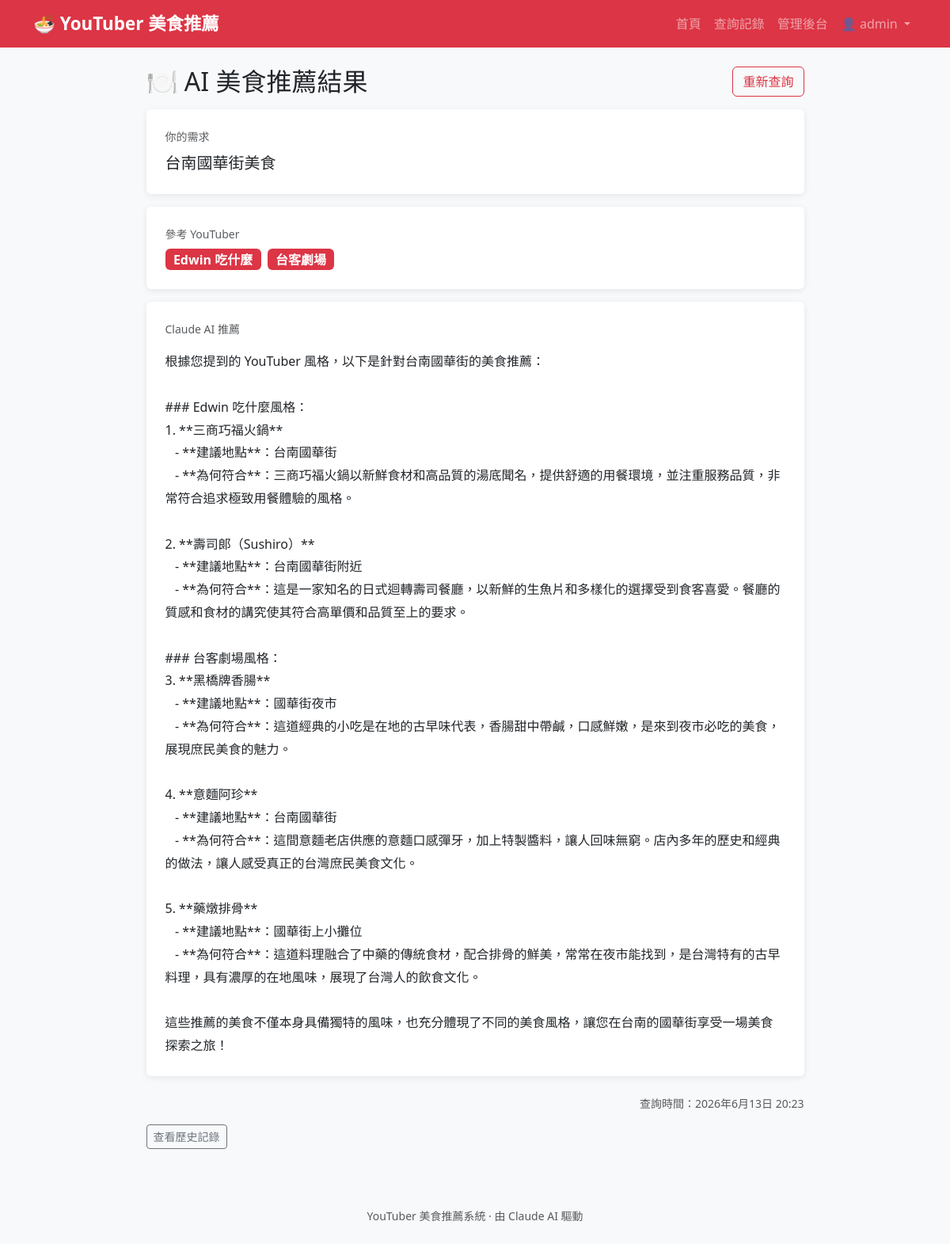
Page /result/1/ (signed in) on the committed database.
### recommender/models.py (models this page shows, shortened)
class FoodSuggestion(models.Model):
    user = models.ForeignKey(
        User, null=True, blank=True, on_delete=models.SET_NULL, related_name="suggestions"
    )
    session_key = models.CharField(max_length=40, blank=True)
    youtubers = models.ManyToManyField(YouTuber, related_name="suggestions")
    user_query = models.TextField()
    ai_response = models.TextField()
    created_at = models.DateTimeField(auto_now_add=True)
    class Meta:
        ordering = ["-created_at"]

class YouTuber(models.Model):
    name = models.CharField(max_length=100)
    channel_name = models.CharField(max_length=200)
    youtube_url = models.URLField(blank=True)
    description = models.TextField()
    style_keywords = models.CharField(max_length=300)
    class Meta:
        ordering = ["name"]

### recommender/views.py (the view)
# urls.py: path("result/<int:pk>/", views.ResultView.as_view(), name="result"),
class ResultView(TemplateView):
    template_name = "recommender/result.html"
    def get_context_data(self, **kwargs):
        ctx = super().get_context_data(**kwargs)
        ctx["suggestion"] = get_object_or_404(FoodSuggestion, pk=self.kwargs["pk"])
        return ctx

### recommender/templates/recommender/result.html (shortened to what this page needs)
{% extends "recommender/base.html" %}
{% block content %}
<div class="row justify-content-center">
  <div class="col-lg-9">
    <div class="d-flex justify-content-between align-items-center mb-3">
      <h2 class="mb-0">🍽️ AI 美食推薦結果</h2>
      <a href="{% url 'recommender:index' %}" class="btn btn-outline-danger">重新查詢</a>
    </div>
    <div class="card p-4 mb-3">
      <div class="mb-2 text-muted small">你的需求</div>
      <p class="mb-0 fs-5">{{ suggestion.user_query }}</p>
    </div>
    <div class="card p-4 mb-3">
      <div class="mb-2 text-muted small">參考 YouTuber</div>
      <div class="d-flex flex-wrap gap-2">
        {% for yt in suggestion.youtubers.all %}
        <span class="badge bg-danger fs-6">{{ yt.name }}</span>
        {% endfor %}
      </div>
    </div>
    <div class="card p-4 mb-4">
      <div class="mb-3 text-muted small">Claude AI 推薦</div>
      <div class="ai-response">{{ suggestion.ai_response }}</div>
    </div>
    <div class="text-muted small text-end">查詢時間：{{ suggestion.created_at }}</div>
    <div class="mt-3">
      <a href="{% url 'recommender:history' %}" class="btn btn-outline-secondary btn-sm">查看歷史記錄</a>
    </div>
  </div>
</div>
{% endblock %}

### recommender/templates/recommender/base.html (shortened to what this page needs)
<!doctype html>
<html lang="zh-Hant">
<head>
  <link href="https://cdn.jsdelivr.net/npm/bootstrap@5.3.3/dist/css/bootstrap.min.css" rel="stylesheet">
</head>
<body>
<nav class="navbar navbar-expand-lg navbar-dark bg-danger mb-4">
  <div class="container">
    <a class="navbar-brand" href="{% url 'recommender:index' %}">🍜 YouTuber 美食推薦</a>
    <div class="collapse navbar-collapse">
      <ul class="navbar-nav ms-auto">
        <li class="nav-item"><a class="nav-link" href="{% url 'recommender:index' %}">首頁</a></li>
        <li class="nav-item"><a class="nav-link" href="{% url 'recommender:history' %}">查詢記錄</a></li>
        <li class="nav-item"><a class="nav-link" href="/admin/">管理後台</a></li>
        {% if user.is_authenticated %}
        <li class="nav-item dropdown">
          <a class="nav-link dropdown-toggle" href="#" data-bs-toggle="dropdown">
            👤 {{ user.username }}
          </a>
        </li>
        {% else %}
        <li class="nav-item"><a class="nav-link" href="{% url 'login' %}">登入</a></li>
        <li class="nav-item"><a class="nav-link btn btn-outline-light btn-sm ms-1 px-3" href="{% url 'register' %}">註冊</a></li>
        {% endif %}
      </ul>
    </div>
  </div>
</nav>
<div class="container">
  {% block content %}{% endblock %}
</div>
<footer class="text-center text-muted py-4 mt-5">
  <small>YouTuber 美食推薦系統 · 由 Claude AI 驅動</small>
</footer>
</body>
</html>

### recommender/templates/recommender/base.html (style rules this page uses)
body { background-color: #f8f9fa; }
.navbar-brand { font-weight: 700; font-size: 1.4rem; }
.card { border: none; box-shadow: 0 2px 8px rgba(0,0,0,.08); }
.ai-response { white-space: pre-wrap; line-height: 1.8; }

### rows in the picture
FoodSuggestion: user_query "台南國華街美食", ai_response "根據您提到的 YouTuber 風格，以下是針對台南國華街的美食推薦： ### Edwin 吃什麼風格： 1. **三商巧福火鍋** - **建議地點**：台南國華街 - **為何符合**：三商巧福火鍋以新鮮食材和高品質的湯底聞名，提供舒適的用餐環境，並注重服務品質，非常符合追求極致用餐體驗的風格。 2. **壽司郎（Sushiro）** - **建議地點**：台南國華街附近 - **為何符合**：這是一家知名的日式迴轉壽司餐廳，以新鮮的生魚片和多樣化的選擇受到食客喜愛。餐廳的質感和食材的講究使其符合高單價和品質至上的要求。 ### 台客劇場風格： 3. **黑橋牌香腸** - **建議地點**：國華街夜市 - **為何符合**：這道經典的小吃是在地的古早味代表，香腸甜中帶鹹，口感鮮嫩，是來到夜市必吃的美食，展現庶民美食的魅力。 4. **意麵阿珍** - **建議地點**：台南國華街 - **為何符合**：這間意麵老店供應的意麵口感彈牙，加上特製醬料，讓人回味無窮。店內多年的歷史和經典的做法，讓人感受真正的台灣庶民美食文化。 5. **藥燉排骨** - **建議地點**：國華街上小攤位 - **為何符合**：這道料理融合了中藥的傳統食材，配合排骨的鮮美，常常在夜市能找到，是台灣特有的古早料理，具有濃厚的在地風味，展現了台灣人的飲食文化。 這些推薦的美食不僅本身具備獨特的風味，也充分體現了不同的美食風格，讓您在台南的國華街享受一場美食探索之旅！", created_at "2026年6月13日 20:23"
YouTuber: name "Edwin 吃什麼"
YouTuber: name "台客劇場"

### other values in the picture
{{ user.username }} "admin"
